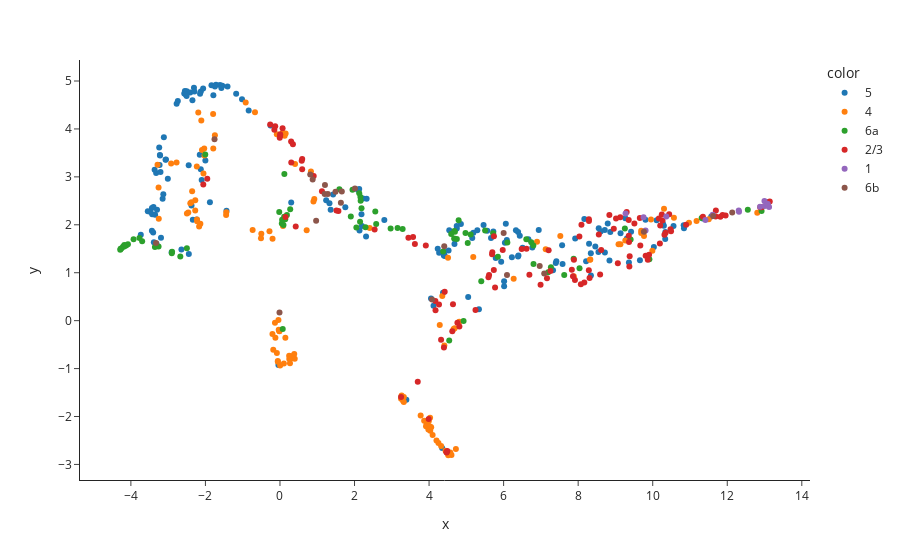

Notebook code cell kept with this figure:
### Code cell
import pandas

metadata = pandas.read_csv(join(bd,"cell_types_specimen_details.csv"))
metadata.index = [str(m) for m in metadata["specimen__id"]]
metadata = metadata.loc[cells]

plotly.express.scatter(x=embedding[:,0],
                       y=embedding[:,1],
                       template="simple_white",
                       hover_name=[m + ".swc" for m in cells],
                       color = metadata["structure__layer"])
